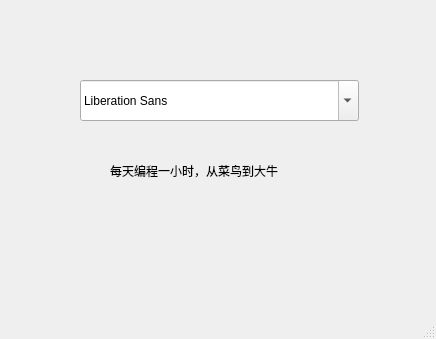
<?xml version="1.0" encoding="UTF-8"?>
<ui version="4.0">
 <class>MainWindow</class>
 <widget class="QMainWindow" name="MainWindow">
  <property name="geometry">
   <rect>
    <x>0</x>
    <y>0</y>
    <width>436</width>
    <height>339</height>
   </rect>
  </property>
  <property name="windowTitle">
   <string>MainWindow</string>
  </property>
  <widget class="QWidget" name="centralwidget">
   <widget class="QLabel" name="label">
    <property name="geometry">
     <rect>
      <x>110</x>
      <y>150</y>
      <width>221</width>
      <height>41</height>
     </rect>
    </property>
    <property name="text">
     <string>每天编程一小时，从菜鸟到大牛</string>
    </property>
   </widget>
   <widget class="QFontComboBox" name="fontComboBox">
    <property name="geometry">
     <rect>
      <x>80</x>
      <y>80</y>
      <width>279</width>
      <height>41</height>
     </rect>
    </property>
   </widget>
  </widget>
  <widget class="QMenuBar" name="menubar">
   <property name="geometry">
    <rect>
     <x>0</x>
     <y>0</y>
     <width>436</width>
     <height>26</height>
    </rect>
   </property>
  </widget>
  <widget class="QStatusBar" name="statusbar"/>
 </widget>
 <resources/>
 <connections/>
</ui>
